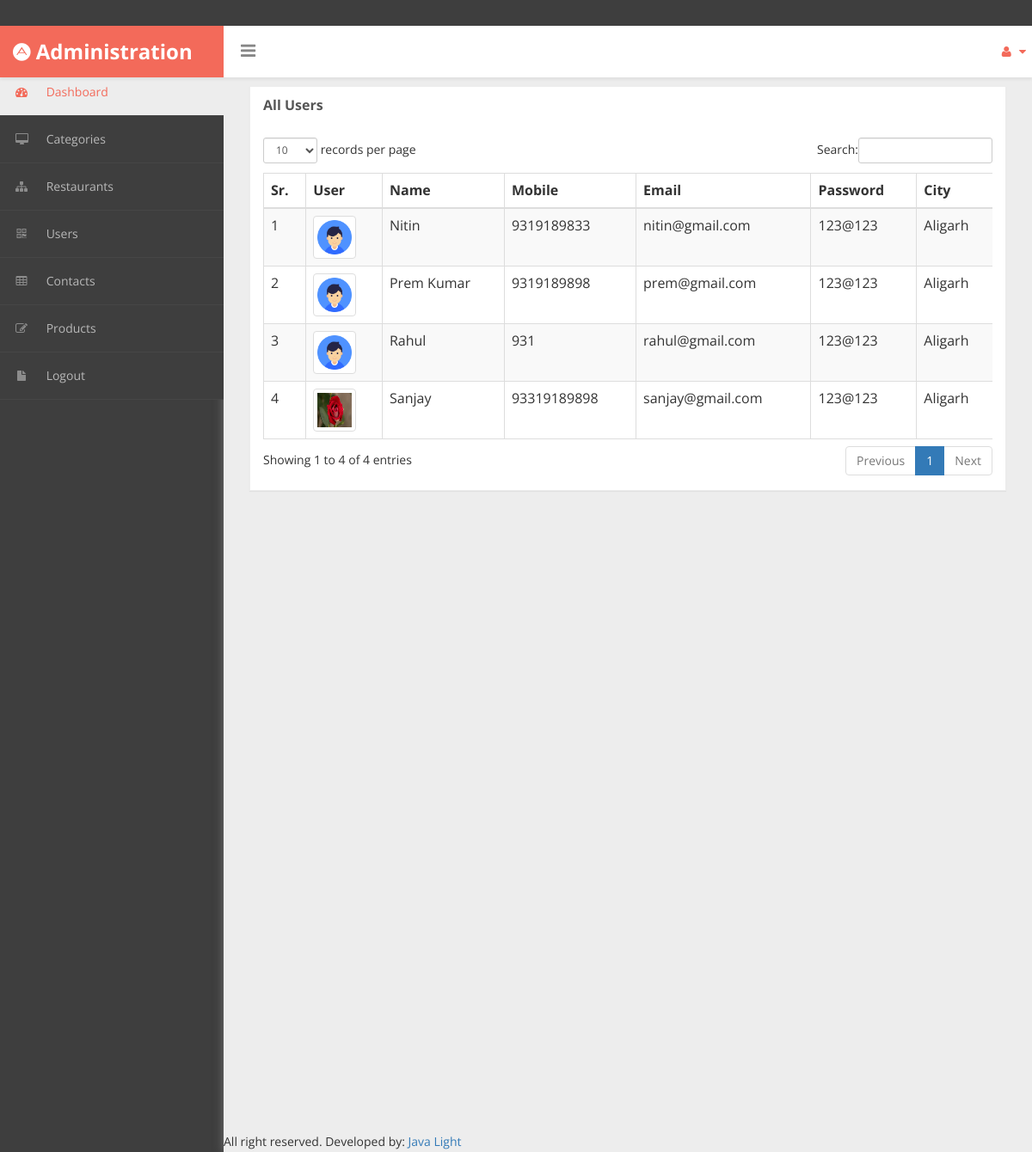
Page /admin/01AUsers.php on the committed database.
### tables this page shows
CREATE TABLE `users` (
  `uid` int(11) NOT NULL auto_increment,
  `name` varchar(100) NOT NULL,
  `city` varchar(100) NOT NULL,
  `email` varchar(100) NOT NULL,
  `password` varchar(100) NOT NULL,
  `mobile` varchar(100) NOT NULL,
  `address` varchar(200) NOT NULL default 'NA',
  `pic` varchar(100) NOT NULL default 'default.png',
  PRIMARY KEY  (`city`,`email`,`password`),
  UNIQUE KEY `uid` (`uid`)
);

### admin/01AUsers.php (the view, shortened to what this page needs)
<?php
include_once '../mycon.php';
?>﻿
<!DOCTYPE html>
<html xmlns="http://www.w3.org/1999/xhtml">
<head>
    <link href="assets/css/bootstrap.css" rel="stylesheet" />
    <link href="assets/css/font-awesome.css" rel="stylesheet" />
    <link href="assets/css/custom-styles.css" rel="stylesheet" />
    <link href="assets/js/dataTables/dataTables.bootstrap.css" rel="stylesheet" />
</head>
<body>
    <div id="wrapper">
        <nav class="navbar navbar-default top-navbar" role="navigation">
            <?php include './01ANav.php'; ?>
        </nav>
        <nav class="navbar-default navbar-side" role="navigation">
            <?php include './01AHeader.php'; ?>
        </nav>
        <div id="page-wrapper" >
            <div id="page-inner">
            <div class="row">
                <div class="col-md-12">
                    <div class="panel panel-default">
                        <div class="panel-heading">
                             All Users
                        </div>
                        <div class="panel-body">
                            <div class="table-responsive">
                                <table class="table table-striped table-bordered table-hover" id="dataTables-example">
                                    <thead>
                                        <tr>
                                            <th>Sr.</th>
                                            <th>User</th>
                                            <th>Name</th>
                                            <th>Mobile</th>
                                            <th>Email</th>
                                            <th>Password</th>
                                            <th>City</th>
                                        </tr>
                                    </thead>
                                    <tbody>
                                       <?php
                                       $q="select * from users";
                                       $re=$con->query($q);
                                       $i=1;
                                       while($r=$re->fetch_assoc())
                                       {
                                           ?>
                                         <tr class="odd gradeX">
                                            <td><?php echo $i;?></td>
                                            <td><img src="pics/users/<?php echo $r['pic'];?>" class="img-rounded img-thumbnail" style="width: 50px;height: 50px;"/></td>
                                            <td><?php echo $r['name'];?></td>
                                            <td><?php echo $r['mobile'];?></td>
                                            <td class="center"><?php echo $r['email'];?></td>
                                            <td class="center"><?php echo $r['password'];?></td>
                                            <td class="center"><?php echo $r['city'];?></td>
                                        </tr>
                                        <?php
                                           $i++;
                                       }
                                       ?>
                                    </tbody>
                                </table>
                            </div>
                        </div>
                    </div>
                </div>
            </div>
        </div>
               <footer>
               <?php include_once './01AFooter.php'; ?>
               </footer>
    </div>
            </div>
</body>
</html>

### admin/assets/css/custom-styles.css (style rules this page uses)
body { font-family: 'Open Sans', sans-serif; background: #3E3E3E; }
#wrapper { width: 100%; }
#page-wrapper { padding: 15px 15px; min-height: 600px; background: #EDEDED; }
#page-inner { width:100%; margin:10px 20px 10px 0px; background-color:transparent; padding: 15px 30px; min-height:1200px; }
.navbar-side { z-index: 0; }
.panel { border-radius:0px; }
.top-navbar { position: fixed; width: 100%; z-index: 300; -webkit-box-shadow: 0 3px 3px rgba(0, 0, 0, 0.05); -moz-box-shadow: 0 3px 3px rgba(0, 0, 0, 0.05); box-shadow: 0 3px 3px rgba(0, 0, 0, 0.05); }
.navbar-side { z-index: 1; position: fixed; width: 260px; top: 80px; }
#page-wrapper { position: relative; top: 55px; box-shadow: 0 0 10px #757575; -moz-box-shadow: 0 0 10px #757575; -webkit-box-shadow: 0 0 10px #757575; }
.panel-default { border-color: #ECECEC; }
.panel-default > .panel-heading { color: #555; border-color: #FFF; font-weight:bold;background: #FFFFFF; font-size: 16px; text-shadow: none; }
.panel-heading { border-bottom: 1px solid transparent; border-top-left-radius: 3px; border-top-right-radius: 3px; }
.top-navbar { margin:0px; }
.navbar-side { border:none; background: #3E3E3E; }
.top-navbar { background: #FFFFFF; border-bottom:none; }
.navbar-default { border:0px solid black; }
@media (min-width:768px) { #page-wrapper { margin: 0 0 0 260px; padding: 0; min-height: 1200px; } }
@media (min-width:768px) { .navbar-side { width: 260px; z-index: 1; } }
@media (min-width:768px) { .navbar { border-radius: 0px; } }

### rows in the picture
users: pic (placeholder picture), name "Nitin", mobile "9319189833", email "nitin@gmail.com", password "123@123", city "Aligarh"
users: pic (placeholder picture), name "Prem Kumar", mobile "9319189898", email "prem@gmail.com", password "123@123", city "Aligarh"
users: pic (placeholder picture), name "Rahul", mobile "931", email "rahul@gmail.com", password "123@123", city "Aligarh"
users: pic (picture), name "Sanjay", mobile "93319189898", email "sanjay@gmail.com", password "123@123", city "Aligarh"
